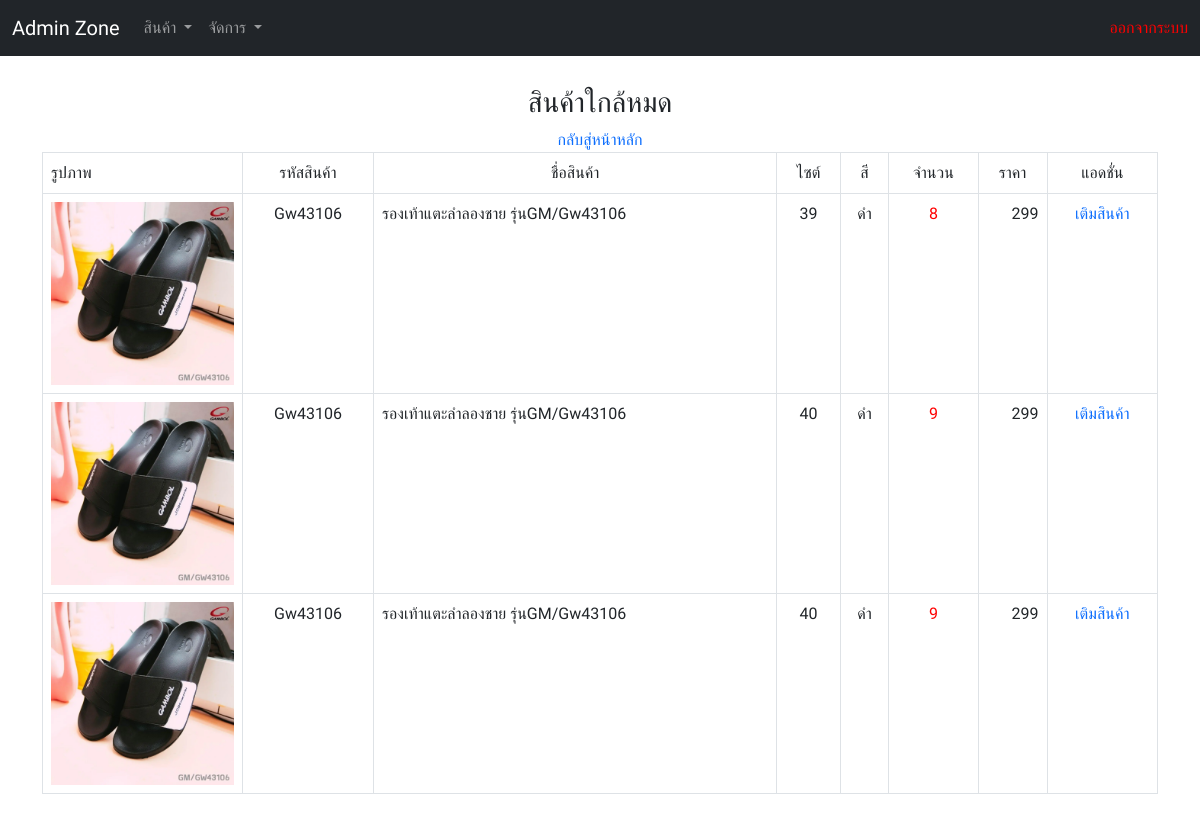
The page /ShoesWebapp/aleart_product.php on the database its author committed.
### tables this page shows
CREATE TABLE `stock_product` (
  `Code` varchar(255) NOT NULL,
  `Name` varchar(255) NOT NULL,
  `Size` int(255) NOT NULL,
  `Color` varchar(255) NOT NULL,
  `Quatity` int(255) NOT NULL,
  `Forsell` int(255) NOT NULL
);

### ShoesWebapp/aleart_product.php (the view, shortened to what this page needs)
<?php
    include_once 'database.php';
    $sql = "SELECT * FROM stock_product WHERE Quatity < 10";
    $result = $conn->query($sql);
?>
<!DOCTYPE html>
<html lang="en">
<head>
    <link href="https://cdn.jsdelivr.net/npm/bootstrap@5.0.2/dist/css/bootstrap.min.css" rel="stylesheet">
    <link rel='stylesheet' href='https://use.fontawesome.com/releases/v5.3.1/css/all.css'>
    <link rel="stylesheet" href="./css/style.css">
</head>
<body>
<nav class="navbar navbar-expand-lg navbar-dark  bg-dark">
    <div class="container-fluid">
        <a class="navbar-brand" href="./admin.php">Admin Zone</a>
        <div class="collapse navbar-collapse" id="navbarSupportedContent">
        <ul class="navbar-nav me-auto mb-2 mb-lg-0">
            <li class="nav-item dropdown">
                <a class="nav-link dropdown-toggle" href="#" id="navbarDropdown" role="button" data-bs-toggle="dropdown" aria-expanded="false">
                    สินค้า
                </a>
            </li>
            <li class="nav-item dropdown">
                <a class="nav-link dropdown-toggle" href="#" id="navbarDropdown" role="button" data-bs-toggle="dropdown" aria-expanded="false">
                    จัดการ
                </a>
            </li>
        </ul>
        <form class="d-flex">
                <a href="index.php?logout='1'" style="color: red;"><span>ออกจากระบบ</span></a>
        </form>
        </div>
    </div>
    </nav>
    <section>
        <div class="container">
            <div class="row">
                <center>
                <h3>สินค้าใกล้หมด</h3>
                <a href="admin.php">กลับสู่หน้าหลัก</a>
                <div class="table-responsive">
                    <table class="table table-bordered">
                        <tr>
                                <td>รูปภาพ</td>
                                <td align="center">รหัสสินค้า</td>
                                <td align="center">ชื่อสินค้า</td>
                                <td align="center">ไซต์</td>
                                <td align="center">สี</td>
                                <td align="center">จำนวน</td>
                                <td align="center">ราคา</td>
                                <td align="center">แอดชั่น</td>
                        </tr>
                        <?php
                            while($row = mysqli_fetch_array($result, MYSQLI_ASSOC)){
                        ?>
                        <tr>
                            <td width='200'><img width="100%" src="img/<?php echo $row["Code"]?>.webp" alt=""></td>
                            <td align="center"><?php echo $row["Code"]?></td>
                            <td><?php echo $row["Name"]?></td>
                            <td align="center"><?php echo $row["Size"]?></td>
                            <td align="center"><?php echo $row["Color"]?></td>
                            <td align="center"><p style="color:red"><?php echo $row["Quatity"]?></p></td>
                            <td align="right"><?php echo $row["Forsell"]?></td>
                            <td align="center"><a href="stock.php">เติมสินค้า</a></td>
                        </tr>
                        <?php
                            }
                        ?>
                    </table>
                </div>
                </center>
            </div>
        </div>
    </section>
</body>
</html>

### ShoesWebapp/css/style.css (style rules this page uses)
* { margin: 0; padding: 0; box-sizing: border-box; font-family: "Prompt", sans-serif; }
a { text-decoration: none; }
section { margin-top: 30px; margin-bottom: 30px; }
.nav-link { text-decoration: none; color: white; }

### rows shown on the page
stock_product: Code (picture), Code "Gw43106", Name "รองเท้าแตะลำลองชาย รุ่นGM/Gw43106", Size "39", Color "ดำ", Quatity "8", Forsell "299"
stock_product: Code (picture), Code "Gw43106", Name "รองเท้าแตะลำลองชาย รุ่นGM/Gw43106", Size "40", Color "ดำ", Quatity "9", Forsell "299"
stock_product: Code (picture), Code "Gw43106", Name "รองเท้าแตะลำลองชาย รุ่นGM/Gw43106", Size "40", Color "ดำ", Quatity "9", Forsell "299"
